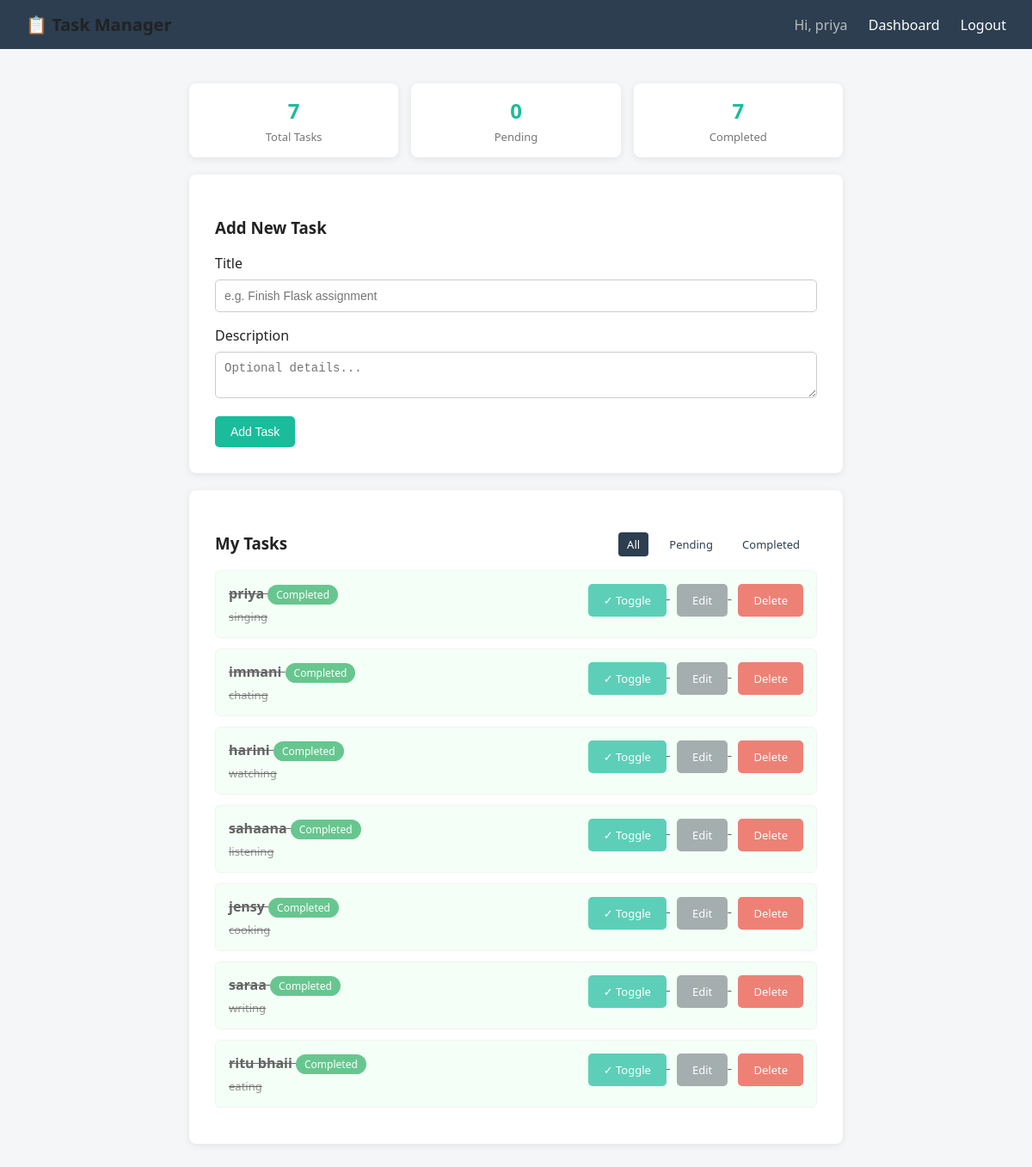
Page /dashboard (signed in) on the committed database.
### app.py (models this page shows)
class Task(db.Model):
    id = db.Column(db.Integer, primary_key=True)
    title = db.Column(db.String(120), nullable=False)
    description = db.Column(db.Text, nullable=True)
    status = db.Column(db.String(20), default='Pending')  # Pending / Completed
    created_at = db.Column(db.DateTime, default=datetime.utcnow)
    user_id = db.Column(db.Integer, db.ForeignKey('user.id'), nullable=False)

### app.py (the view)
@app.route('/dashboard')
@login_required
def dashboard():
    user_id = session['user_id']
    filter_status = request.args.get('status', 'All')
    query = Task.query.filter_by(user_id=user_id)
    if filter_status != 'All':
        query = query.filter_by(status=filter_status)
    tasks = query.order_by(Task.created_at.desc()).all()
    total = Task.query.filter_by(user_id=user_id).count()
    completed = Task.query.filter_by(user_id=user_id, status='Completed').count()
    pending = total - completed
    return render_template(
        'dashboard.html',
        tasks=tasks,
        total=total,
        completed=completed,
        pending=pending,
        filter_status=filter_status
    )

### app.py (called while the page is built)
def login_required(f):
    @wraps(f)
    def decorated_function(*args, **kwargs):
        if 'user_id' not in session:
            flash('Please log in to continue.', 'warning')
            return redirect(url_for('login'))
        return f(*args, **kwargs)
    return decorated_function

### templates/dashboard.html (shortened to what this page needs)
{% extends 'base.html' %}
{% block content %}
<div class="stats">
    <div class="stat-box"><h2>{{ total }}</h2><p>Total Tasks</p></div>
    <div class="stat-box"><h2>{{ pending }}</h2><p>Pending</p></div>
    <div class="stat-box"><h2>{{ completed }}</h2><p>Completed</p></div>
</div>
<div class="card" style="margin-bottom:20px;">
    <h3>Add New Task</h3>
    <form method="POST" action="{{ url_for('add_task') }}">
        <label>Title</label>
        <input type="text" name="title" placeholder="e.g. Finish Flask assignment" required>
        <label>Description</label>
        <textarea name="description" rows="2" placeholder="Optional details..."></textarea>
        <button type="submit">Add Task</button>
    </form>
</div>
<div class="card">
    <div style="display:flex; justify-content:space-between; align-items:center;">
        <h3>My Tasks</h3>
        <div class="filters">
            <a href="{{ url_for('dashboard', status='All') }}" class="{{ 'active' if filter_status=='All' }}">All</a>
            <a href="{{ url_for('dashboard', status='Pending') }}" class="{{ 'active' if filter_status=='Pending' }}">Pending</a>
            <a href="{{ url_for('dashboard', status='Completed') }}" class="{{ 'active' if filter_status=='Completed' }}">Completed</a>
        </div>
    </div>
    {% if tasks %}
        {% for task in tasks %}
        <div class="task {{ 'completed' if task.status == 'Completed' }}">
            <div>
                <strong>{{ task.title }}</strong>
                <span class="status-badge {{ task.status }}">{{ task.status }}</span>
                {% if task.description %}<p style="margin:5px 0 0; color:#666; font-size:13px;">{{ task.description }}</p>{% endif %}
            </div>
            <div class="task-actions">
                <a href="{{ url_for('toggle_status', task_id=task.id) }}" class="btn">✓ Toggle</a>
                <a href="{{ url_for('edit_task', task_id=task.id) }}" class="btn btn-secondary">Edit</a>
                <a href="{{ url_for('delete_task', task_id=task.id) }}" class="btn btn-danger"
                   onclick="return confirm('Delete this task?');">Delete</a>
            </div>
        </div>
        {% endfor %}
    {% else %}
        <p style="color:#999;">No tasks found. Add one above!</p>
    {% endif %}
</div>
{% endblock %}

### templates/base.html (shortened to what this page needs)
<!DOCTYPE html>
<html lang="en">
<head>
</head>
<body>
    <nav>
        <div class="brand">📋 Task Manager</div>
        <div>
            {% if session.get('user_id') %}
                <span style="color:#bbb;">Hi, {{ session.get('username') }}</span>
                <a href="{{ url_for('dashboard') }}">Dashboard</a>
                <a href="{{ url_for('logout') }}">Logout</a>
            {% else %}
                <a href="{{ url_for('login') }}">Login</a>
                <a href="{{ url_for('register') }}">Register</a>
            {% endif %}
        </div>
    </nav>
    <div class="container">
        {% block content %}{% endblock %}
    </div>
</body>
</html>

### templates/base.html (style rules this page uses)
* { box-sizing: border-box; }
body { font-family: 'Segoe UI', Arial, sans-serif; background: #f4f6f8; margin: 0; color: #222; }
nav { background: #2c3e50; padding: 15px 30px; display: flex; justify-content: space-between; align-items: center; }
nav a { color: #fff; text-decoration: none; margin-left: 20px; font-weight: 500; }
.brand { font-size: 20px; font-weight: bold; }
.container { max-width: 800px; margin: 40px auto; padding: 0 20px; }
.card { background: #fff; border-radius: 8px; padding: 30px; box-shadow: 0 2px 8px rgba(0,0,0,0.08); }
input[type=text], input[type=password], textarea { width: 100%; padding: 10px; margin: 8px 0 16px 0; border: 1px solid #ccc; border-radius: 5px; font-size: 14px; }
button, .btn { background: #1abc9c; color: #fff; border: none; padding: 10px 18px; border-radius: 5px; cursor: pointer; font-size: 14px; text-decoration: none; display: inline-block; }
.btn-danger { background: #e74c3c; }
.btn-secondary { background: #7f8c8d; }
.task { border: 1px solid #eee; border-radius: 6px; padding: 15px; margin-bottom: 12px; display: flex; justify-content: space-between; align-items: flex-start; }
.task.completed { background: #f0fff4; text-decoration: line-through; opacity: 0.7; }
.task-actions a { margin-left: 8px; font-size: 13px; }
.status-badge { display: inline-block; padding: 3px 10px; border-radius: 12px; font-size: 12px; color: #fff; background: #f39c12; }
.status-badge.Completed { background: #27ae60; }
.stats { display: flex; gap: 15px; margin-bottom: 20px; }
.stat-box { flex: 1; background: #fff; border-radius: 8px; padding: 15px; text-align: center; box-shadow: 0 2px 8px rgba(0,0,0,0.08); }
.stat-box h2 { margin: 0; color: #1abc9c; }
.stat-box p { margin: 5px 0 0; color: #777; font-size: 13px; }
.filters a { margin-right: 10px; color: #2c3e50; font-size: 13px; text-decoration: none; padding: 5px 10px; border-radius: 4px; }
.filters a.active { background: #2c3e50; color: #fff; }

### rows in the picture
Task: get "priya", title "priya", status "Completed", description "singing"
Task: title "immani", status "Completed", description "chating"
Task: title "harini", status "Completed", description "watching"
Task: title "sahaana", status "Completed", description "listening"
Task: title "jensy", status "Completed", description "cooking"
Task: title "saraa", status "Completed", description "writing"
Task: title "ritu bhaii", status "Completed", description "eating"

### other values in the picture
{{ total }} "7"
{{ pending }} "0"
{{ completed }} "7"
